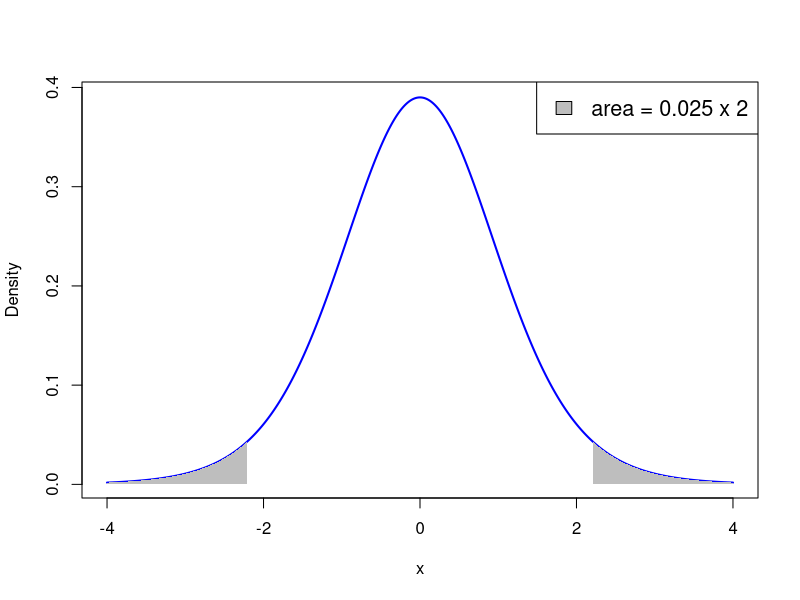
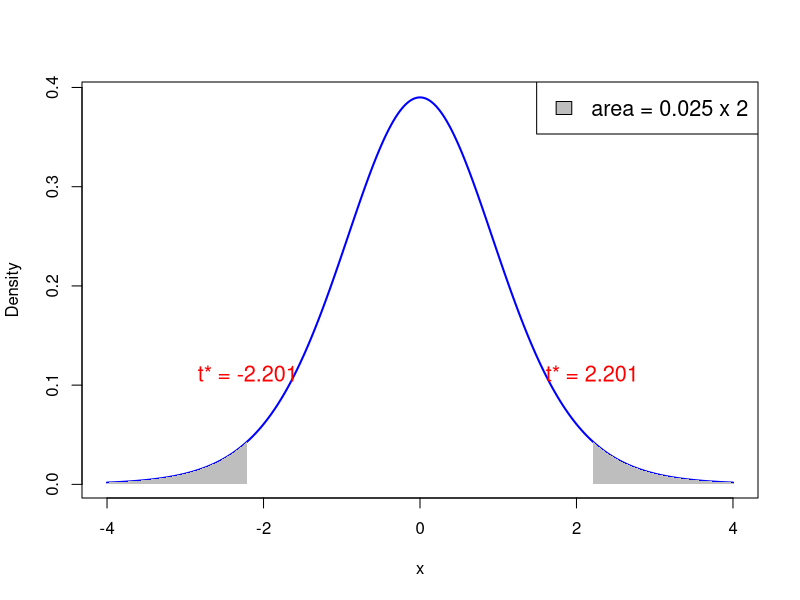
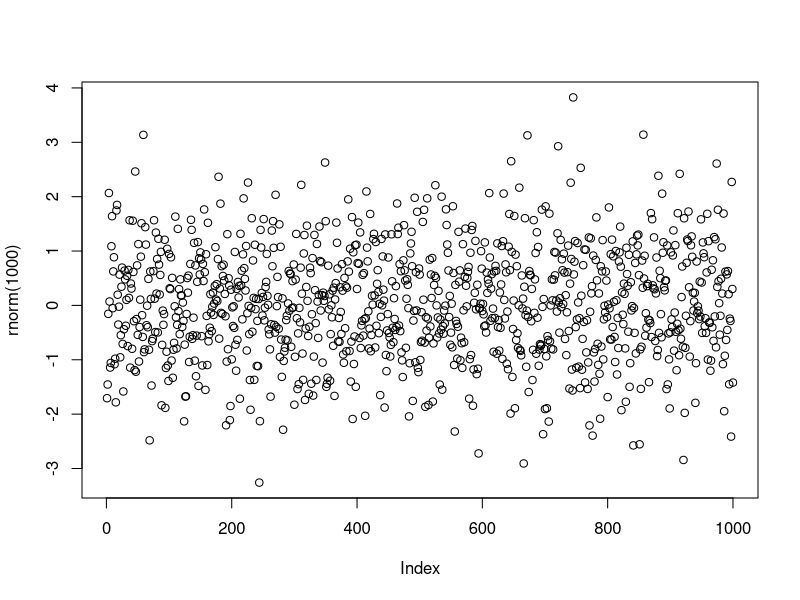
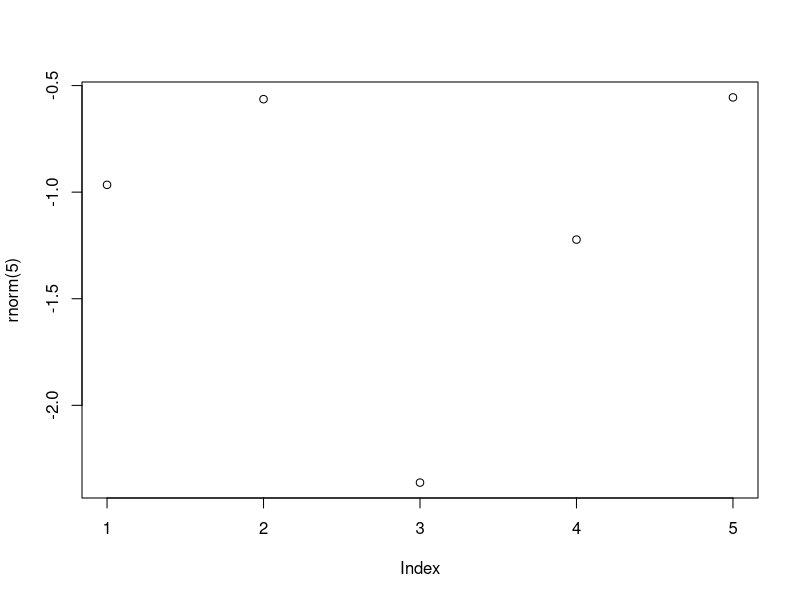
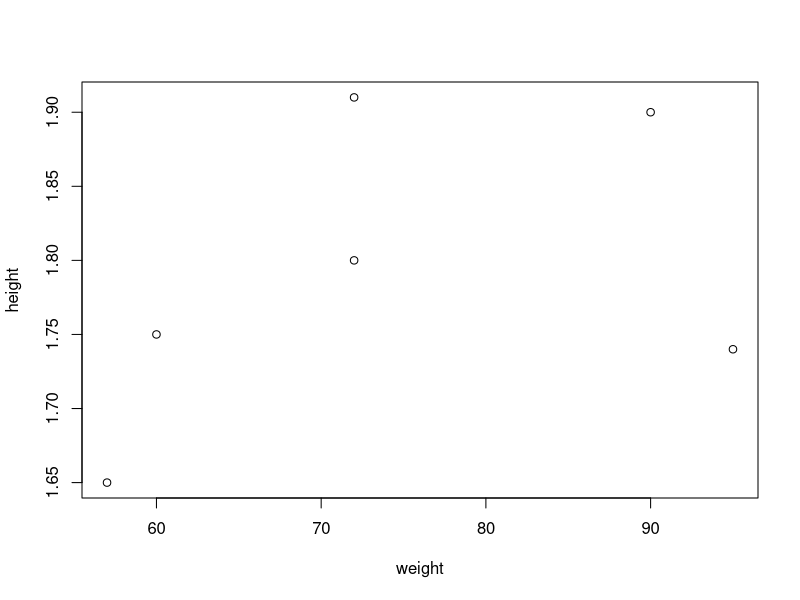
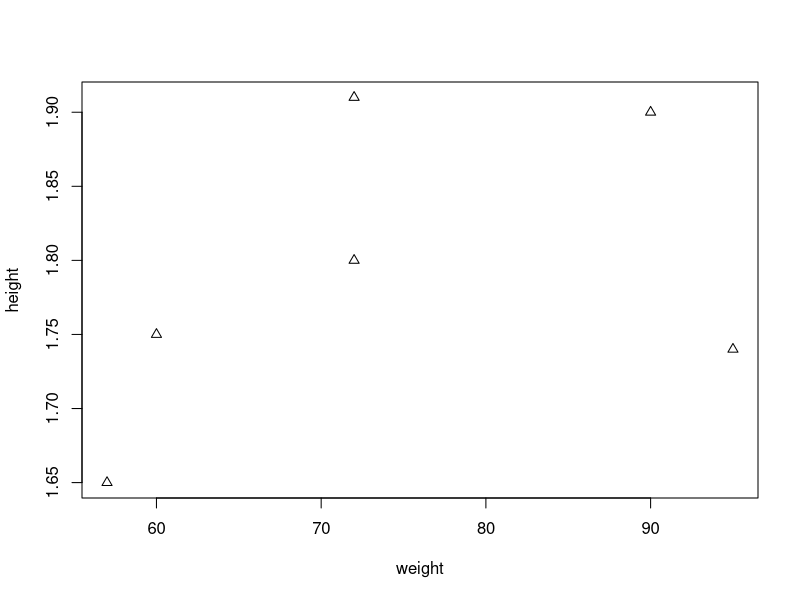
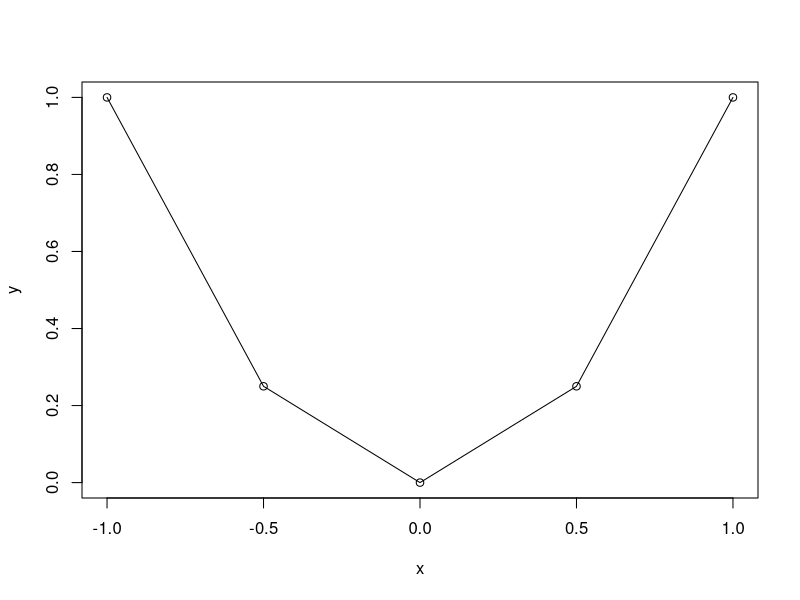
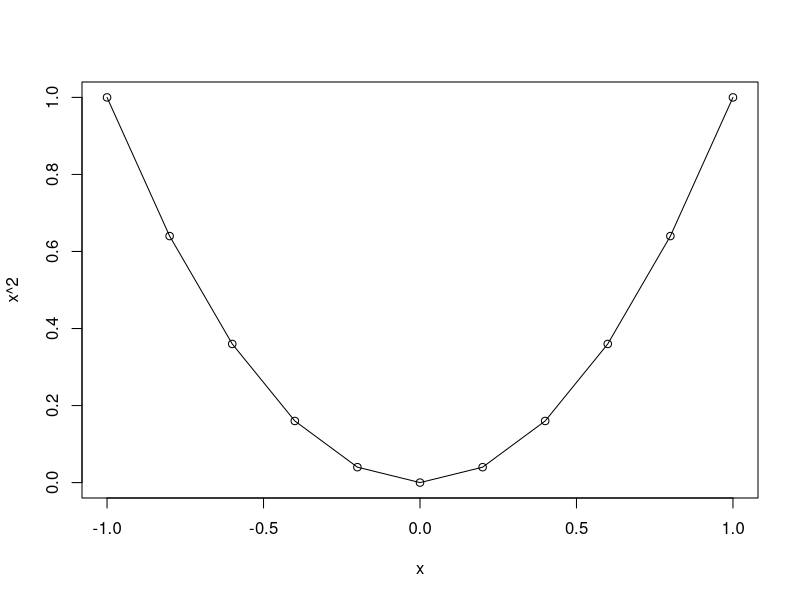

Here is the R script that generated these plots, in order:
#
#
#
#
#
#
#
#
#
#
#
#
#
#
#
#
#
#
#
#
#
#
#
#
#
#
#
#
#
#
#
#
#
#
#
#
#
#
#
#
#
#
#
#
#
#
#
#
#
#
#
#
#
#
#
#
#
#
#
#
#
#
#
#
#
#
#
#
#
#
#
#
#
#
#
#
#
#
#
#
#
#
#
#
#
#
#
#
#
#
#
#
#
#
#
#
#
#
#
#
#
#
#
#
#
#
#
#
#
#
#
#
#
#
#
#
#
#
#
#
#
#
#
#
#
#
#
#
#
#
#
#
#
#
#
#
#
#
#
#
#
#
#
#
#
#
#
#
#
#
#
#
#
#
#
#
#
#
#
#
#
#
#
#
#
#
#
#
#
#
#
#
#
#
#
#
#
#
# Degrees of freedom
df <- 11

# Values for x-axis
x <- seq(-4, 4, length.out = 1000)

# Calculate PDF of t-distribution
pdf <- dt(x, df)

# Plot PDF
plot(x, pdf, type = "l", col = "blue", lwd = 2, xlab = "x", ylab = "Density")

# Shade area where p-value < 0.025
x_fill_left <- x[x <= qt(0.025, df)]
y_fill_left <- pdf[x <= qt(0.025, df)]
polygon(c(x_fill_left, rev(x_fill_left)), c(y_fill_left, rep(0, length(y_fill_left))), col = "gray", border = NA)

# Shade area where p-value > 0.975
x_fill_right <- x[x >= qt(0.975, df)]
y_fill_right <- pdf[x >= qt(0.975, df)]
polygon(c(x_fill_right, rev(x_fill_right)), c(y_fill_right, rep(0, length(y_fill_right))), col = "gray", border = NA)

# Add legend
legend("topright", legend = c("area = 0.025 x 2"), fill = "gray", cex = 1.3)


#
#
#
#
#
#
#
#
#
#
#
#
#
#
#
#
#
#
#
#
#
#
#
#
#
#
#
#
#
#
#
#
#
#
#
#
#
#
#
#
#
#
#
#
#
#
#
#
#
#
#
#
#
#
#
#
#
#
#
#
#
#
#
#
#
#
#
#
#
#
#
#
#
#
#
#
#
#
#
#
#
#
#
#
#
#
#
#
#
#
#
#
#
#
#
#
#
#
#
#
#
#
#
#
#
#
#
#
#
#
#
#
#
#
#
#
#
#
#
#
#
#
#
#
#
#
#
#
#
#
#
#
#
#
#
#
#
#
#
#
#
#
#
#
#
#
#
#
#
#
#
#
#
#
#
#
#
#
#
#
#
#
#
#
#
#
#
#
#
#
#
#
#
#
#
#
#
#
#
#
#
#
#
#
#
#
#
#
#
#
#
#
#
#
#
#
#
#
#
#
#
#
#
#
#
#
#
#
#
#
#
#
#
#
#
#
#
#
# Degrees of freedom
df <- 11

# Values for x-axis
x <- seq(-4, 4, length.out = 1000)

# Calculate PDF of t-distribution
pdf <- dt(x, df)

# Plot PDF
plot(x, pdf, type = "l", col = "blue", lwd = 2, xlab = "x", ylab = "Density")

# Shade area where p-value < 0.025
x_fill_left <- x[x <= qt(0.025, df)]
y_fill_left <- pdf[x <= qt(0.025, df)]
polygon(c(x_fill_left, rev(x_fill_left)), c(y_fill_left, rep(0, length(y_fill_left))), col = "gray", border = NA)

# Shade area where p-value > 0.975
x_fill_right <- x[x >= qt(0.975, df)]
y_fill_right <- pdf[x >= qt(0.975, df)]
polygon(c(x_fill_right, rev(x_fill_right)), c(y_fill_right, rep(0, length(y_fill_right))), col = "gray", border = NA)

# Add annotations for p value = 0.025 on both sides
text(qt(0.025, df), dt(qt(0.025, df), df) + 0.05, paste("t* =", round(qt(0.025, df), 4)), pos = 3, col = "red", cex = 1.3, adj = c(8.5, 4.5))
text(qt(0.975, df), dt(qt(0.975, df), df) + 0.05, paste("t* =", round(qt(0.975, df), 4)), pos = 3, col = "red", cex = 1.3, adj = c(5.5, 4.5))

# Add legend
legend("topright", legend = c("area = 0.025 x 2"), fill = "gray", cex = 1.3)


#
#
#
#
#
#
#
#
#
#
#
#
#
#
#
#
#
#
#
#
#
#
#
#
#
#
#
#
#
#
#
#
#
#
#
#
#
#
#
#
#
#
#
#
#
#
#
#
#
#
#
#
#
#
#
#
#
#
#
#
#
#
#
#
#
#
#
#
#
#
#
#
#
#
#
#
#
#
#
#
#
#
#
#
#
#
#
#
#
#
#
#
#
#
#
#
#
#
#
#
#
#
#
#
#
#
#
#
#
#
#
#
#
#
#
#
#
#
#
#
#
#
#
#
#
#
#
#
#
#
#
#
#
#
#
#
#
#
#
#
#
#
#
#
#
#
#
#
#
#
#
#
#
#
#
#
#
#
#
#
#
#
#
#
#
#| echo: true
plot(rnorm(1000))
#
#
#
#
#
#
#
#
#
#
#
#| echo: true

2 + 2
2 * 3 - 1 + 2 ^ 7
exp(-10)
log(2)
pi
sin(pi/2)

#
#
#
#
#
#
#
#
#
#
#
#
#
#
#
#
#
#
#
#
#
#
#
#
#
#
#
#
#
#
#
#
#
#
#
#
#
#
#
#
#
#
#
#
#
#
#
#
#
#
#
#
#
#
#
#
#
#
#
#
#
#
#
#
#
#
#
#
#
#
#
#
#
#
#
#
#
#
#
#
#
#
#
#| echo: true

# This is a comment in R
# Comments are ignored by R

1 + 1   # This works out the result of one plus one!
#
#
#
#
#
#
#
#
#
#
#
#
#
#
#
#
#
#
#
#
#
#
#
#
#
#
#
#
#
#
#
#
#
#
#
#
#
#
#
#
#
#
#
#
#
#
#
#
#
#
#
#
#
#
#
#
#
#
#
#
#
#
#
#
#
#
#
#
#
#| echo: true
rnorm(5)
#
#
#
#
#
#| echo: true
#| output-location: slide
plot(rnorm(5))
#
#
#
#
#
#
#
#
#
#
#
#
#
#
#
#
#
#
#
#
#
#
#
#
#
#
#
#
#
#| echo: true
x <- 2
x
#
#
#
#
#
#
#
#
#
#
#
#
#| echo: true
x <- 2
x + x
x
#
#
#
#
#
#
#
#
#
#
#
#
#
#
#
#
#
#
#
#
#
#
#
#
#
#
#
#
x <- 2
print(x)
#
#
#
#
#
#
#
#
#
#
#
#
#
#
#
#
#
#
#
#
#
#
#| echo: true
sentence <- "Stats is great!"
print(sentence)
#
#
#
#
#
#
#
#
#| echo: true
sentence <- "Stats is great!"
cat(sentence)
#
#
#
#
#
#
#
#
#
#
#| echo: true

# Store the result of 2 + 2 in variable two.plus.two

two.plus.two <- 2 + 2

# We want to print to screen the following message:
# "The result of 2 + 2 is two.plus.two"

cat("The result of 2 + 2 is", two.plus.two)
#
#
#
#
#
#
#
#
#
#
#
#
#
#
#
#
#
#
#
#
#
#
#
#
#
#
#
#
#
#
#
#
#
#
#
#
#
#
#
#
#
#
#
#
#
#
#
#
#
#
#
#
#
#
#
# This codes sums two numbers and prints result on screen
x <- 1
y <- 2

result <- x + y

# Print the result on screen
cat("Code run successfully!")
cat("The sum of", x , "and", y, "is", result)
#
#
#
#
#
#
#
#
#
#
#
#
#
rm(list = ls())
#
#
#
#| echo: true

# Create 3 variables x, y, z
x <- 2
y <- "Dog"
z <- pi

# Workspace contains variables x, y, z
# This can be displayed by using ls()
ls()
#
#
#
#
#
#
#
#
#
#
#
#| echo: true

# Create 3 variables x, y, z
x <- 2
y <- "Dog"
z <- pi

# Remove x from workspace
rm(x)

# Now the workspace contains only y and z
ls( )
#
#
#
#
#
#
#
#
#
#
#
#
#| echo: true

# Create 3 variables x, y, z
x <- 2
y <- "Dog"
z <- pi

# Remove all variables from workspace
rm(list = ls())

# Let us check that the workspace is empty
ls( )
#
#
#
#
#
#
#
#
#
#
#
#
#
#
#
#
#
#
#
#
#
#
#
#
#
#
#
#
#
#
#
#
#
#
#
#
#
#
#
#
#
#
#
#
#
#
#
#
#
#
#
#
#
#
#
#
#
#
#
#
#
#
#
#
#
#
#
#
#
#
#
#
#
#
#
#
#
#
#
#
#
#
#| echo: true

# Constuct a vector and store it in variable "vector"
vector <- c(60, 72, 57, 90, 95, 72)

# Print vector
print(vector)
#
#
#
#
#
#
#
#
#
#
#
#
#
#
#
#
#
#| echo: true

# Constuct two vectors of radius and height of 6 cylinders
radius <- c(6, 7, 5, 9, 9, 7)
height <- c(1.7, 1.8, 1.6, 2, 1, 1.9)

# Compute the volume of each cylinder and store it in "volume"
volume <- pi * radius^2 * height

# Print volume
print(volume)
#
#
#
#
#
#
#
#
#
#
#
#| echo: true

a <- c(1, 2, 3, 4, 5, 6, 7)
b <- c(0, 1)

a + b
#
#
#
#
#
#
#
#
#
#
#
#
#
#
#
#
#
#
#
#
#| echo: true

vector <- c(1, 2, 3, 4, 5, 6)
scalar <- 2

# Multiplication of vector by a scalar
vector * scalar

# Summing a scalar to each component of a vector
vector + scalar
#
#
#
#
#
#
#
#
#
#
#
#
#
#
#
#
#
#
#
#
#
#
#
#
x <- c(1, 2, 3, 4, 5)

sum <- sum(x)
length <- length(x)

cat("Here is the vector x: (", x, ")")
cat("The components of vector x sum to", sum)
cat("The length of vector x is", length)
#
#
#
#
#
#
#
#
#
#
#
#
#
#
#
#
#
#
#
#
#
#
#
#
#
#
#
#
#
#
#
#
#
#
#
#
#
#
#
#
#
#
#
#
#
#
#
#
#
#
#
#
#
#
#
#
#
#
#
#
#
#
#
#
#
#
#
#
#
#
#
#
#
#
#
# First store the wage data into a vector
x <- c(36, 40, 46, 54, 57, 58, 59, 60, 62, 63)

# Let us compute the mean by using formula
xbar = sum(x) / length(x)

# Compute the mean by using built in R function
xbar_check = mean(x)

# We now print both results to screen
cat("Sample mean computed with formula is", xbar)
cat("Sample mean computed by R is", xbar_check)
cat("They coincide!")
#
#
#
#
#
#
#
#
#
#
#
#
#
#
#
#
#
#
#
#
#
#
#
#
# Again, store the wage data into a vector
x <- c(36, 40, 46, 54, 57, 58, 59, 60, 62, 63)

# Compute the sample variance using formula
xbar = mean(x)
n = length(x)
s2 = sum( (x - xbar)^2 ) / (n - 1) 

# Compute the sample variance using built in R function
s2_check = var(x)

# We now print both results to screen
cat("Sample variance computed with formula is", s2)
cat("Sample variance computed by R is", s2_check)
cat("They coincide!")
#
#
#
#
#
#
#
#
#
#
#
#
#
#
#
#
#
#
#
#
#
#
#
#
#
#
#
#
#
#
#
#
#
#
#
#
#
#
#
#
#
#
#
#
#
#
#
#
#
#
#
#
#
#
#
#
#
#
#
#
#
#
#
#
#
#
#
#
#
#
#
#
#
#
#
#
#
#
#
#
#
#
#
#
#
#
#
#
#
#
#
#
#
#
#
#
#
#
#
#
#
#
#
#
#
#
#
#
#
#
#
#
#
#
#
#
#
#
#
#
#
#
#
#
#
#
#
#
#
#
#
#
#
#
#
#
#
#
#
#
#
#
#
#
#
#
#
#
#
#
#
#
#
#
#
#
#
#
#
#
#
#
#
#
#
#
#
#
#
#
#
#
#
#
#
#
#
#
#
#
#
# Enter CCI data using c()
score_2007 <- c(86, 86, 88, 90, 99, 97, 97, 96, 99, 97, 90, 90)
score_2009 <- c(24, 22, 21, 21, 19, 18, 17, 18, 21, 23, 22, 21)

# Compute vector of differences in CCI
difference <- score_2007 - score_2009

# Perform t-test with null hypothesis mu0 = 0
t.test(difference, mu = 0)
#
#
#
#
#
#
#
#
#
#
#
# Enter CCI data using c()
score_2007 <- c(86, 86, 88, 90, 99, 97, 97, 96, 99, 97, 90, 90)
score_2009 <- c(24, 22, 21, 21, 19, 18, 17, 18, 21, 23, 22, 21)
difference <- score_2007 - score_2009

# Store output of t-test
t_test_result <- t.test(difference, mu = 0)

# Capture output from print
output <- capture.output(print(t_test_result))

# Print only one line of the output
cat(output[2])
#
#
#
#
#
#
#
#
#
#
#
#
#
#
#
#
#
#
# Enter CCI data using c()
score_2007 <- c(86, 86, 88, 90, 99, 97, 97, 96, 99, 97, 90, 90)
score_2009 <- c(24, 22, 21, 21, 19, 18, 17, 18, 21, 23, 22, 21)
difference <- score_2007 - score_2009

# Store output of t-test
t_test_result <- t.test(difference, mu = 0)

# Capture output from print
output <- capture.output(print(t_test_result))

# Print only one line of the output
cat(output[4])
#
#
#
#
#
#
#
#
#
#
#
#
#
#
#
#
# Enter CCI data using c()
score_2007 <- c(86, 86, 88, 90, 99, 97, 97, 96, 99, 97, 90, 90)
score_2009 <- c(24, 22, 21, 21, 19, 18, 17, 18, 21, 23, 22, 21)
difference <- score_2007 - score_2009

# Store output of t-test
t_test_result <- t.test(difference, mu = 0)

# Capture output from print
output <- capture.output(print(t_test_result))

# Print only one line of the output
cat(output[5])
#
#
#
#
#
#
#
#
#
#
#
#
#
#
#
#
#
#
#
#
#
#
#
#
#
#
#
#
#
#
#
#
# Enter CCI data using c()
score_2007 <- c(86, 86, 88, 90, 99, 97, 97, 96, 99, 97, 90, 90)
score_2009 <- c(24, 22, 21, 21, 19, 18, 17, 18, 21, 23, 22, 21)
difference <- score_2007 - score_2009

# Store output of t-test
t_test_result <- t.test(difference, mu = 0)

# Capture output from print
output <- capture.output(print(t_test_result))

# Print only one line of the output
cat(output[6])
#
#
#
#
#
#
#
#
#
#
#
#
#
#
#
#
#
#
#
#
# Enter CCI data using c()
score_2007 <- c(86, 86, 88, 90, 99, 97, 97, 96, 99, 97, 90, 90)
score_2009 <- c(24, 22, 21, 21, 19, 18, 17, 18, 21, 23, 22, 21)
difference <- score_2007 - score_2009

# Store output of t-test
t_test_result <- t.test(difference, mu = 0)

# Capture output from print
output <- capture.output(print(t_test_result))

# Print only one line of the output
cat(output[7])
cat(output[8])
#
#
#
#
#
#
#
#
#
#
#
#
#
#
#
#
#
#
#
# Enter CCI data using c()
score_2007 <- c(86, 86, 88, 90, 99, 97, 97, 96, 99, 97, 90, 90)
score_2009 <- c(24, 22, 21, 21, 19, 18, 17, 18, 21, 23, 22, 21)
difference <- score_2007 - score_2009

# Store output of t-test
t_test_result <- t.test(difference, mu = 0)

# Capture output from print
output <- capture.output(print(t_test_result))

# Print only one line of the output
cat(output[7])
cat(output[8])
#
#
#
#
#
#
#
#
#
#
#
#
#
#
#
#
#
#
#
#
#
#
#
#
# Enter CCI data using c()
score_2007 <- c(86, 86, 88, 90, 99, 97, 97, 96, 99, 97, 90, 90)
score_2009 <- c(24, 22, 21, 21, 19, 18, 17, 18, 21, 23, 22, 21)
difference <- score_2007 - score_2009

# Store output of t-test
t_test_result <- t.test(difference, mu = 0)

# Capture output from print
output <- capture.output(print(t_test_result))

# Print only one line of the output
cat(output[7])
cat(output[8])
#
#
#
#
#
#
#
#
#
#
#
#
#
#
#
#
#
#
#
#
#
#
#
# Enter CCI data using c()
score_2007 <- c(86, 86, 88, 90, 99, 97, 97, 96, 99, 97, 90, 90)
score_2009 <- c(24, 22, 21, 21, 19, 18, 17, 18, 21, 23, 22, 21)
difference <- score_2007 - score_2009

# Store output of t-test
t_test_result <- t.test(difference, mu = 0)

# Capture output from print
output <- capture.output(print(t_test_result))

# Print only one line of the output
cat(output[9])
cat(output[10])
cat(output[11])
#
#
#
#
#
#
#
#
#
#
#
#
#
#
#
#
#
#
#
#
#
#
#
#
#
#
#
#
#
#
#
#
#
#
#
#
#
#
#
#
#
#
#
#
#
#
#
#
#
#
#
#
#
#
#
#
#
#
#
#
#
#
#| echo: true
#| output-location: slide

# Store weight and height data in 2 vectors
weight <- c(60, 72, 57, 90, 95, 72)
height <- c(1.75, 1.80, 1.65, 1.90, 1.74, 1.91)

# Plot weight against height
plot(weight, height)
#
#
#
#
#
#
#
#
#
#
#
#
#
#
#
#
#
#
#
#| echo: true
#| output-location: slide

# Store weight and height data in 2 vectors
weight <- c(60, 72, 57, 90, 95, 72)
height <- c(1.75, 1.80, 1.65, 1.90, 1.74, 1.91)

# Plot weight against height using little triangles
plot(weight, height, pch = 2)
#
#
#
#
#
#
#
#
#
#
#
#
#
#
#
#
#
#
#
#
#
#
#
#
#
#
#
#
#
#
#
#
#
#
#
#| echo: true
#| output-location: slide

# Input vector for grid of x coordinates
x <- c(-1, -0.5, 0, 0.5, 1)

# Compute the function y=x^2 on the grid
y <- x^2

# Generate scatter plot of (x,y)
plot(x, y)

# Add linear interpolation
lines(x, y)
#
#
#
#
#
#
#
#
#
#
#
#
#
#
#
#
#
#
#
#
#
#
#
#
#
#
#
#
#
#
#
#
#| echo: true
x <- seq(from = 2, to = 20, by = 2)
print(x)
#
#
#
#
#
#
#
#
#
#
#
#
#
#
#
#
#
#
#
#
#
#
#
#
x <- seq(from = 1, to = 11, by = 2)
y <- seq(1, 11, 2)

cat("Vector x is: (", x, ")")
cat("Vector y is: (", y, ")")
cat("They are the same!")
#
#
#
#
#
#
#
#
#
#
#
#
#
#
#
#
#
#
#
#| echo: true

x <- seq(from = -1, to = 1, by = 0.2)
print(x)
#
#
#
#
#
#
#
#
#
#| echo: true
#| 
# Use seq() to generate x grid
x <- seq(from = -1, to = 1, by = 0.2)

# Plot the function y=x^2
plot(x, x^2)
lines(x, x^2)
#
#
#
#
#
#
#
#
#
#
#
#
#
#
#
#
#
#
#
#| echo: true
#| output-location: slide

x <- rnorm(1000)

plot(x)
#
#
#
#
#
#
#
#
